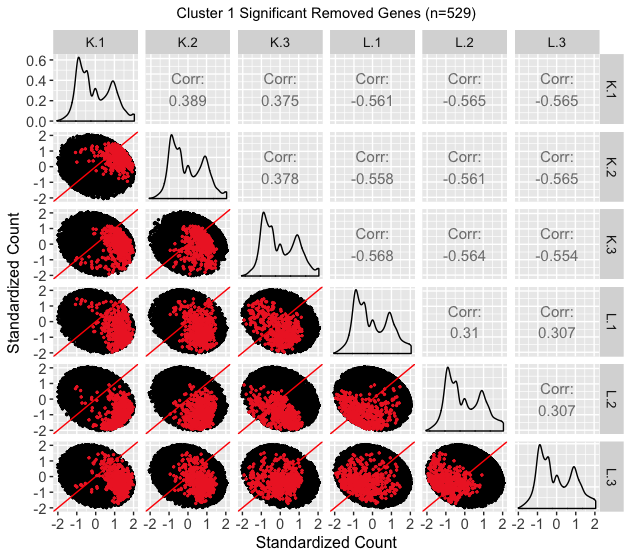

The script that drew this image:
library(rtracklayer)
library(Rsamtools)
library(grid)
library(GenomicAlignments)
library(ggplot2)
library(GGally)
library(edgeR)
library(stringr)
library(EDASeq)
library(dplyr)
library(matrixStats)
library(gridExtra)
library(reshape2)
library(scales)
library(bigPint)
library(data.table)

source("functions.R")

# Get data
load("LK_data.RData")
data = as.data.frame(MA.subsetA$M)
rownames(data) = as.character(MA.subsetA$genes$EnsemblGeneID)
setDT(data, keep.rownames = TRUE)[]
colnames(data) = c("ID","K.R1L1","L.R1L2","K.R1L3","L.R1L4","L.R1L6","K.R1L7","L.R1L8","K.R2L2","L.R2L3","K.R2L6")
data = as.data.frame(data)
data = data[,c(1,2,4,7,9,11,3,5,6,8,10)]
# Obtain R1 values
data <- data[,c(1:4,7:9)]
colnames(data) <- c("ID", "K.1", "K.2", "K.3", "L.1", "L.2", "L.3")

logSoy = data
logSoy[,-1] <- log(data[,-1]+1)

# Get raw data metrics
rowNames = data[,1]
dataSel = data[,-1]
rownames(dataSel) = rowNames
group <- factor(c(1,1,1,2,2,2))
y <- DGEList(counts=dataSel,group=group)
design <- model.matrix(~group)
y <- estimateDisp(y, design)
fit <- glmFit(y,design)
lrt <- glmLRT(fit,coef=2)
ret = data.frame(ID=rownames(topTags(lrt, n = nrow(y[[1]]))[[1]]), topTags(lrt, n = nrow(y[[1]]))[[1]])
ret$ID = as.character(ret$ID)
ret = as.data.frame(ret)
metricList = list()
metricList[["K_L"]] = ret
metrics <- metricList[["K_L"]]
sigMets = metrics[which(metrics$FDR<0.001),]
sigK_Raw <- sigMets[which(sigMets$logFC<0),]
sigL_Raw <- sigMets[which(sigMets$logFC>0),]

# Get TMM data metrics 
rowNames = data[,1]
dataSel = data[,-1]
rownames(dataSel) = rowNames
group <- factor(c(1,1,1,2,2,2))
y <- DGEList(counts=dataSel,group=group)
y <- calcNormFactors(y)
design <- model.matrix(~group)
y <- estimateDisp(y, design)
fit <- glmFit(y,design)
lrt <- glmLRT(fit,coef=2)
ret = data.frame(ID=rownames(topTags(lrt, n = nrow(y[[1]]))[[1]]), topTags(lrt, n = nrow(y[[1]]))[[1]])
ret$ID = as.character(ret$ID)
ret = as.data.frame(ret)
metricList = list()
metricList[["K_L"]] = ret
metrics <- metricList[["K_L"]]

sigMets = metrics[which(metrics$FDR<0.001),]
sigK_TMM <- sigMets[which(sigMets$logFC<0),]
sigL_TMM <- sigMets[which(sigMets$logFC>0),]
removedDEG <- sigK_Raw[which(!sigK_Raw$ID %in% sigK_TMM$ID),]

# Filter, normalize, and standardize the data so each gene has mean=0 and stdev=1
res <- filterStandardizeKL(data)
# Fitered data standardized
fulls <- res[["fulls"]]
# Non-filtered data standardized
datas <- res[["datas"]]

# Combine the filtered and remaining data
fulls <- datas
boxDat <- melt(fulls, id.vars="ID")
colnames(boxDat) <- c("ID", "Sample", "Count")

# Indices of the NAN rows
nID <- which(is.nan(datas$K.1))
# Set these filtered values that have all same values for samples to 0
datas[nID,1:6] <- 0

yMin = min(datas[,1:6])
yMax = max(datas[,1:6])

x = as.data.frame(datas[which(datas$ID %in% removedDEG$ID),])
x$cluster = "color"
x$cluster2 = factor(x$cluster)
xNames = rownames(x)
xSig = x
xSigNames = rownames(xSig)
nGenes = nrow(xSig)

dendo = xSig[,1:6]
rownames(dendo) = NULL
d = dist(as.matrix(dendo))
hc = hclust(d, method="ward.D")

# Number of clusters
nC = 8
# Cluster number
j=1
colList = scales::seq_gradient_pal("firebrick2", "red4", "Lab")(seq(0,1,length.out=nC))
k = cutree(hc, k=nC)

i = rev(order(table(k)))[j]
x = as.data.frame(xSig[,1:6][which(k==i),])
nGenes = nrow(x)
x$cluster = "color"
x$cluster2 = factor(x$cluster)
xNames = rownames(x)
x$ID = xNames
xSigNames = rownames(x)

fulls <- fulls[,c(7,1:6)]

scatMatMetrics = list()
scatMatMetrics[["K_L"]] = metrics[which(metrics$ID %in% x$ID),]
scatMatMetrics[["K_L"]]$FDR = 10e-10
scatMatMetrics[["K_L"]]$ID = as.factor(as.character(scatMatMetrics[["K_L"]]$ID))
ret <- plotDEG(data = fulls, dataMetrics = scatMatMetrics, option="scatterPoints", threshVar = "FDR", threshVal = 0.05, degPointColor = colList[j])
ret[["K_L"]] + xlab("Standardized Count") + ylab("Standardized Count") + ggtitle(paste("Cluster ", j, " Significant Removed Genes (n=", format(nGenes, big.mark=",", scientific=FALSE), ")",sep="")) + theme(plot.title = element_text(hjust = 0.5, size=11), axis.text=element_text(size=11), axis.title=element_text(size=12), strip.text = element_text(size = 10))
